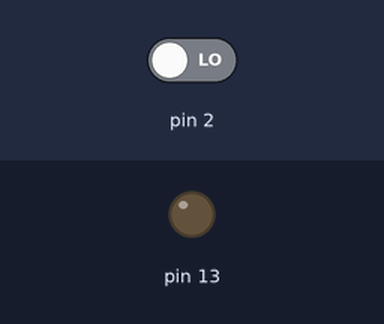
Recording of a sketch running on a simulated Arduino Uno, built with avr-gcc and run on an emulated ATmega328P. Shown: output pins drawn as LEDs (lit = HIGH). Inputs (shaded band) come from the test bench; at power-on: pin 2 LOW.

Above: at 1.2 s.
1.3 s: pin 2 driven HIGH
At 2.1 s:
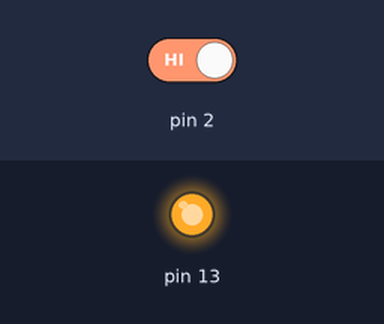
Timing chart, 0 to 4.3 s (numbered marks = the images above; inputs shaded):
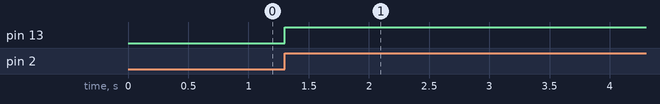

Measured:
- after the input at 1.3 s, pin 13: LOW → HIGH at once

The sketch:

heardbeat_continuous_CN.ino
```cpp
#include "U8glib.h"
#define sampling 11

U8GLIB_SSD1306_128X64 u8g(U8G_I2C_OPT_NONE);

const uint8_t ning[] PROGMEM = {
0x00,0x00,0x00,0x20,0x00,0x00,0x20,0x02,
0x00,0x10,0xFE,0x03,0x10,0x01,0x01,0x98,
0x90,0x00,0x54,0x10,0x00,0x12,0x52,0x00,
0x10,0x91,0x01,0x90,0x10,0x01,0x50,0x1E,
0x01,0x10,0x08,0x00,0x48,0x02,0x00,0x48,
0x84,0x00,0x48,0x44,0x03,0x48,0x40,0x02,
0x4C,0x40,0x02,0xC0,0x7F,0x00,0x00,0x00,
0x00,0x00,0x00,0x00,/*"您",0*/
};
const uint8_t de[] PROGMEM = {
0x00,0x00,0x00,0x20,0x10,0x00,0x20,0x30,
0x00,0x20,0x10,0x00,0x10,0x18,0x00,0xFC,
0xF9,0x03,0x0C,0x09,0x02,0x0C,0x05,0x02,
0x0C,0x03,0x02,0x0C,0x09,0x03,0xFC,0x11,
0x03,0x0C,0x11,0x03,0x0C,0x11,0x03,0x0C,
0x01,0x03,0x0C,0x01,0x01,0x0C,0x01,0x01,
0xFC,0x01,0x01,0x0C,0xE1,0x01,0x04,0x80,
0x00,0x00,0x00,0x00,/*"的",1*/
};
const uint8_t xin[] PROGMEM = {
0x00,0x00,0x00,0x00,0x00,0x00,0x00,0x01,
0x00,0x00,0x06,0x00,0x00,0x0C,0x00,0xC0,
0x0C,0x00,0xC0,0x08,0x00,0xC0,0x00,0x00,
0xC0,0x80,0x00,0xC8,0x00,0x01,0xC8,0x00,
0x03,0xC8,0x40,0x06,0xCC,0x40,0x02,0xC4,
0x40,0x00,0xC0,0x40,0x00,0xC0,0xC0,0x00,
0x80,0x7F,0x00,0x00,0x00,0x00,0x00,0x00,
0x00,0x00,0x00,0x00,/*"心",2*/
};
const uint8_t tiao[] PROGMEM = {
0x00,0x00,0x00,0x00,0x48,0x00,0xFC,0x48,
0x00,0x44,0x48,0x00,0x44,0x48,0x02,0x44,
0x49,0x03,0x6C,0xCA,0x00,0x54,0x4A,0x00,
0x10,0x4A,0x00,0x10,0x48,0x00,0xF4,0xCC,
0x01,0x14,0x4B,0x02,0x94,0x49,0x02,0x14,
0x4C,0x00,0x14,0x44,0x00,0x74,0x44,0x02,
0x0E,0x42,0x02,0x00,0xC1,0x07,0xC0,0x00,
0x00,0x00,0x00,0x00,/*"跳",3*/
};
const uint8_t shi[] PROGMEM = {
0x00,0x00,0x00,0xE0,0x7F,0x00,0x40,0x60,
0x00,0x40,0x60,0x00,0xC0,0x7F,0x00,0x40,
0x60,0x00,0x40,0x60,0x00,0xC0,0x7F,0x00,
0x60,0x20,0x00,0xDC,0xFB,0x03,0x20,0x04,
0x00,0x60,0x04,0x00,0x20,0x04,0x00,0x20,
0xFC,0x01,0x70,0x04,0x00,0x90,0x04,0x00,
0x08,0x07,0x00,0x04,0xFE,0x07,0x02,0xE0,
0x03,0x00,0x00,0x00,/*"是",4*/
};
const uint8_t mei[] PROGMEM = {
0x00,0x00,0x00,0x40,0x00,0x00,0x60,0x00,
0x01,0xE0,0xFF,0x03,0x10,0x00,0x00,0x08,
0x00,0x00,0xE8,0xFE,0x00,0x24,0x81,0x00,
0x20,0xC6,0x00,0x20,0xC4,0x00,0xFC,0xFE,
0x07,0x20,0x41,0x00,0x10,0x46,0x00,0x10,
0x44,0x00,0xF0,0xFF,0x03,0x10,0x40,0x00,
0x00,0x40,0x00,0x00,0x70,0x00,0x00,0x20,
0x00,0x00,0x00,0x00,/*"每",5*/
};
const uint8_t feng[] PROGMEM = {
0x00,0x00,0x00,0x00,0x18,0x00,0x80,0x09,
0x00,0xC0,0x10,0x00,0x40,0x10,0x00,0x60,
0x20,0x00,0x20,0x60,0x00,0x10,0xC0,0x00,
0xF8,0xFE,0x03,0x04,0x21,0x03,0x02,0x21,
0x00,0x00,0x21,0x00,0x80,0x20,0x00,0x80,
0x20,0x00,0xC0,0x20,0x00,0x40,0x20,0x00,
0x20,0x20,0x00,0x18,0x1C,0x00,0x04,0x08,
0x00,0x00,0x00,0x00,/*"分",6*/
};
const uint8_t zhong[] PROGMEM = {
0x00,0x00,0x00,0x10,0x20,0x00,0x10,0x20,
0x00,0x18,0x20,0x00,0xF8,0x21,0x00,0x08,
0xFE,0x03,0x04,0x22,0x02,0xEC,0x22,0x02,
0x12,0x22,0x02,0x10,0x22,0x02,0xFC,0xFF,
0x03,0x10,0x22,0x02,0x10,0x20,0x00,0x10,
0x21,0x00,0x90,0x20,0x00,0x70,0x20,0x00,
0x30,0x20,0x00,0x10,0x20,0x00,0x00,0x20,
0x00,0x00,0x00,0x00,/*"钟",7*/
};
const uint8_t ci[] PROGMEM = {
0x00,0x00,0x00,0x00,0x04,0x00,0x04,0x0C,
0x00,0x18,0x04,0x00,0x10,0x04,0x00,0x50,
0xF6,0x03,0x40,0x0A,0x03,0x20,0x11,0x01,
0x20,0x99,0x00,0x90,0x18,0x00,0x50,0x28,
0x00,0x10,0x28,0x00,0x0C,0x28,0x00,0x08,
0x44,0x00,0x08,0x44,0x00,0x08,0x82,0x00,
0x08,0x81,0x01,0xC0,0x00,0x07,0x20,0x00,
0x00,0x00,0x00,0x00,/*"次",8*/
};

unsigned long times[sampling];
int head=0;
int vol=0;
boolean condition = false;
boolean sta=false;

void isr() {
  head=head+1;
  times[head]=millis();
  condition=true;
   timerIsr();
  if(head == sampling){
     head=0;
     times[head]=0;
   }
}

void setup() {
  Serial.begin(115200);
  attachInterrupt(0,isr,RISING); //core+ pin2
  pinMode(13, OUTPUT);
}


void loop( ){

     if(condition){
     vol=((times[10]-times[9])+(times[9]-times[8])+(times[8]-times[7])+(times[7]-times[6])+(times[6]-times[5])+(times[5]-times[4])+(times[4]-times[3])+(times[3]-times[2])+(times[2]-times[1])+(times[1]-times[0]));
     int avg = vol/10;
     int heartbeat = 60000/avg;

   if(heartbeat>60 && heartbeat<150){
       u8g.firstPage();
   do {
    u8g.drawXBMP( 0, 0, 20, 20, ning);
    u8g.drawXBMP( 20, 0, 20, 20, de);
    u8g.drawXBMP( 40, 0, 20, 20, xin);
    u8g.drawXBMP( 60, 0, 20, 20, tiao);
    u8g.drawXBMP( 80, 0, 20, 20, shi);
    u8g.drawXBMP( 100, 0, 20, 20, mei);
    u8g.drawXBMP( 0, 30, 20, 20, feng);
    u8g.drawXBMP(20,30, 20, 20, zhong);
    u8g.setFont(u8g_font_fub20);
    u8g.setPrintPos(52, 50);
    u8g.print(heartbeat);
    u8g.drawXBMP(100,30, 20, 20, ci);
     }  while( u8g.nextPage() );
     }
    }
  }

void timerIsr()
{
    sta=!sta;
    digitalWrite( 13, sta);
}
```
